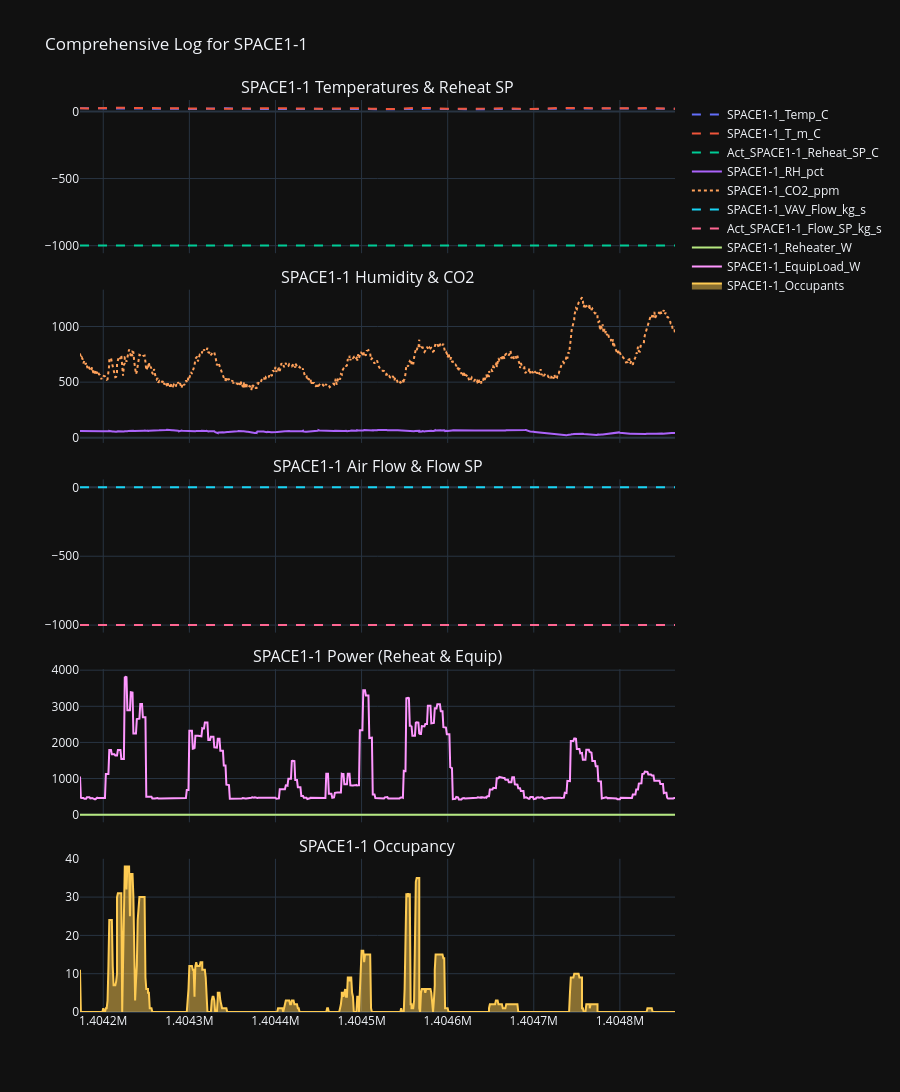

Notebook cell for this chart:
### Code cell
plot_zone_monitoring(df, zone_name="SPACE1-1")

### Figure 1 — Plotly figure (JSON) as saved in the notebook; plotly's stock layout.template omitted (floating-point values rounded to 4 significant figures; data arrays with more than 128 entries replaced by an {"elided": "..."} marker saying what was removed)
{"data": [{"line": {"dash": "dash"}, "name": "SPACE1-1_Temp_C", "type": "scatter", "x": {"elided": "768 int values"}, "xaxis": "x", "y": {"elided": "768 float values"}, "yaxis": "y"}, {"line": {"dash": "dash"}, "name": "SPACE1-1_T_m_C", "type": "scatter", "x": {"elided": "768 int values"}, "xaxis": "x", "y": {"elided": "768 float values"}, "yaxis": "y"}, {"line": {"dash": "dash"}, "name": "Act_SPACE1-1_Reheat_SP_C", "type": "scatter", "x": {"elided": "768 int values"}, "xaxis": "x", "y": {"elided": "768 int values"}, "yaxis": "y"}, {"name": "SPACE1-1_RH_pct", "type": "scatter", "x": {"elided": "768 int values"}, "xaxis": "x2", "y": {"elided": "768 float values"}, "yaxis": "y2"}, {"line": {"dash": "dot"}, "name": "SPACE1-1_CO2_ppm", "type": "scatter", "x": {"elided": "768 int values"}, "xaxis": "x2", "y": {"elided": "768 float values"}, "yaxis": "y2"}, {"line": {"dash": "dash"}, "name": "SPACE1-1_VAV_Flow_kg_s", "type": "scatter", "x": {"elided": "768 int values"}, "xaxis": "x3", "y": {"elided": "768 float values"}, "yaxis": "y3"}, {"line": {"dash": "dash"}, "name": "Act_SPACE1-1_Flow_SP_kg_s", "type": "scatter", "x": {"elided": "768 int values"}, "xaxis": "x3", "y": {"elided": "768 int values"}, "yaxis": "y3"}, {"name": "SPACE1-1_Reheater_W", "type": "scatter", "x": {"elided": "768 int values"}, "xaxis": "x4", "y": {"elided": "768 int values"}, "yaxis": "y4"}, {"name": "SPACE1-1_EquipLoad_W", "type": "scatter", "x": {"elided": "768 int values"}, "xaxis": "x4", "y": {"elided": "768 float values"}, "yaxis": "y4"}, {"fill": "tozeroy", "name": "SPACE1-1_Occupants", "type": "scatter", "x": {"elided": "768 int values"}, "xaxis": "x5", "y": {"elided": "768 int values"}, "yaxis": "y5"}], "layout": {"annotations": [{"font": {"size": 16}, "showarrow": false, "text": "SPACE1-1 Temperatures & Reheat SP", "x": 0.5, "xanchor": "center", "xref": "paper", "y": 1, "yanchor": "bottom", "yref": "paper"}, {"font": {"size": 16}, "showarrow": false, "text": "SPACE1-1 Humidity & CO2", "x": 0.5, "xanchor": "center", "xref": "paper", "y": 0.792, "yanchor": "bottom", "yref": "paper"}, {"font": {"size": 16}, "showarrow": false, "text": "SPACE1-1 Air Flow & Flow SP", "x": 0.5, "xanchor": "center", "xref": "paper", "y": 0.584, "yanchor": "bottom", "yref": "paper"}, {"font": {"size": 16}, "showarrow": false, "text": "SPACE1-1 Power (Reheat & Equip)", "x": 0.5, "xanchor": "center", "xref": "paper", "y": 0.376, "yanchor": "bottom", "yref": "paper"}, {"font": {"size": 16}, "showarrow": false, "text": "SPACE1-1 Occupancy", "x": 0.5, "xanchor": "center", "xref": "paper", "y": 0.168, "yanchor": "bottom", "yref": "paper"}], "height": 1200, "hovermode": "x unified", "title": {"text": "Comprehensive Log for SPACE1-1"}, "xaxis": {"anchor": "y", "domain": [0, 1], "matches": "x5", "showticklabels": false}, "xaxis2": {"anchor": "y2", "domain": [0, 1], "matches": "x5", "showticklabels": false}, "xaxis3": {"anchor": "y3", "domain": [0, 1], "matches": "x5", "showticklabels": false}, "xaxis4": {"anchor": "y4", "domain": [0, 1], "matches": "x5", "showticklabels": false}, "xaxis5": {"anchor": "y5", "domain": [0, 1]}, "yaxis": {"anchor": "x", "domain": [0.832, 1]}, "yaxis2": {"anchor": "x2", "domain": [0.624, 0.792]}, "yaxis3": {"anchor": "x3", "domain": [0.416, 0.584]}, "yaxis4": {"anchor": "x4", "domain": [0.208, 0.376]}, "yaxis5": {"anchor": "x5", "domain": [0, 0.168]}}}
